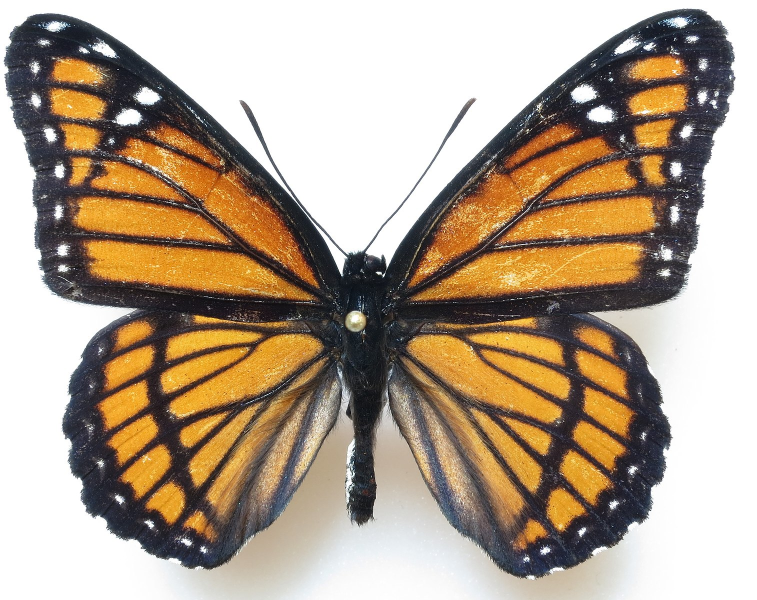
#> input picture image4labs/fly.jpg, 1514 x 1200 px, given in place of fly.png, which was not available (shown at 1/2 size)
$ jupyter execute --allow-errors lab21,11.ipynb
#> lines starting #> are read from the running program, lines starting #| are printed output that depends on the picture; pictures that were not available may be replaced by others from this repository, and a replacement may not be noted
[cell 1]
import numpy as np
import cv2 as cv
import matplotlib.pyplot as plt

img = cv.imread('10_home/fly.png', cv.IMREAD_GRAYSCALE)
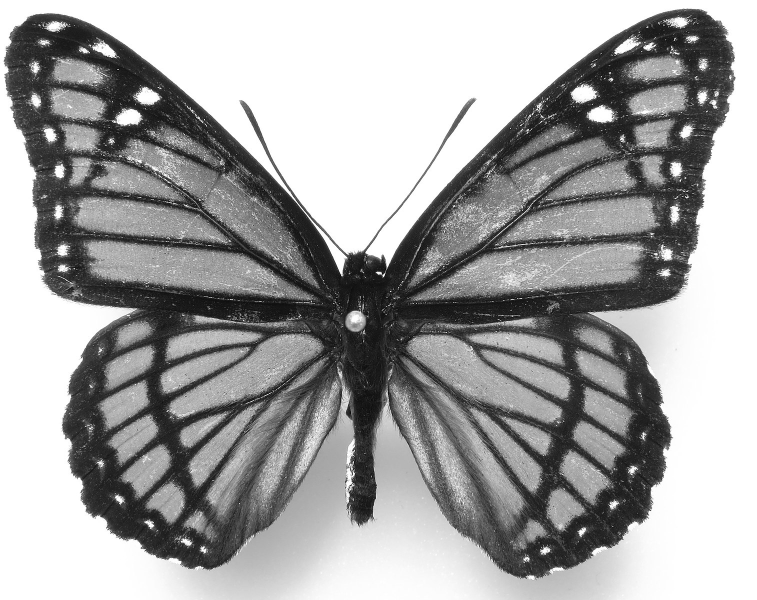
#> img: shape (1200, 1514) (shown at 1/2 size); min 0, max 255, mean 163.1
# surf = cv.xfeatures2d.SURF_create(400)
# kp, des = surf.detectAndCompute(img,None)
sift = cv.SIFT_create()
sift.setContrastThreshold(0.2)

keypoints, descriptors = sift.detectAndCompute(img, None)
#> keypoints = 283 keypoints; strongest (x, y, size): (295, 193, 24), (1220, 146, 2.3), (257, 235, 24.8), (1166, 187, 25.2)
print("Текущий порог контраста:", sift.getContrastThreshold())
print("keypoints:", len(keypoints))
#| keypoints: 283


sift.setContrastThreshold(0.4)
print("Новый порог контраста:", sift.getContrastThreshold())
keypoints, descriptors = sift.detectAndCompute(img, None)
#> keypoints = (); descriptors = None
print("keypoints:", len(keypoints))
#| keypoints: 0

for kp in keypoints:
    kp.size *= 6
#> this loop made 0 passes

img2 = cv.drawKeypoints(img, keypoints, None, (255, 0, 0), 4)
plt.imshow(img2)
plt.show()

for kp in keypoints:
    kp.angle = 270

img3 = cv.drawKeypoints(img, keypoints, None, (255, 0, 0), 4)
plt.imshow(img3)
plt.show()

#> (the rest of this cell did not finish here and is left out)

[cell 2]
import numpy as np
import cv2 as cv
from matplotlib import pyplot as plt
# `<opencv_root>/samples/data/blox.jpg`
img = cv.imread('simple.jpeg', cv.IMREAD_GRAYSCALE)
# Initiate FAST object with default values
fast = cv.FastFeatureDetector_create()
# find and draw the keypoints
kp = fast.detect(img, None)
#> kp = ()
#> (the rest of this cell did not finish here and is left out)


$ run again, with image4labs/messi.jpg copied over image4labs/fly.jpg
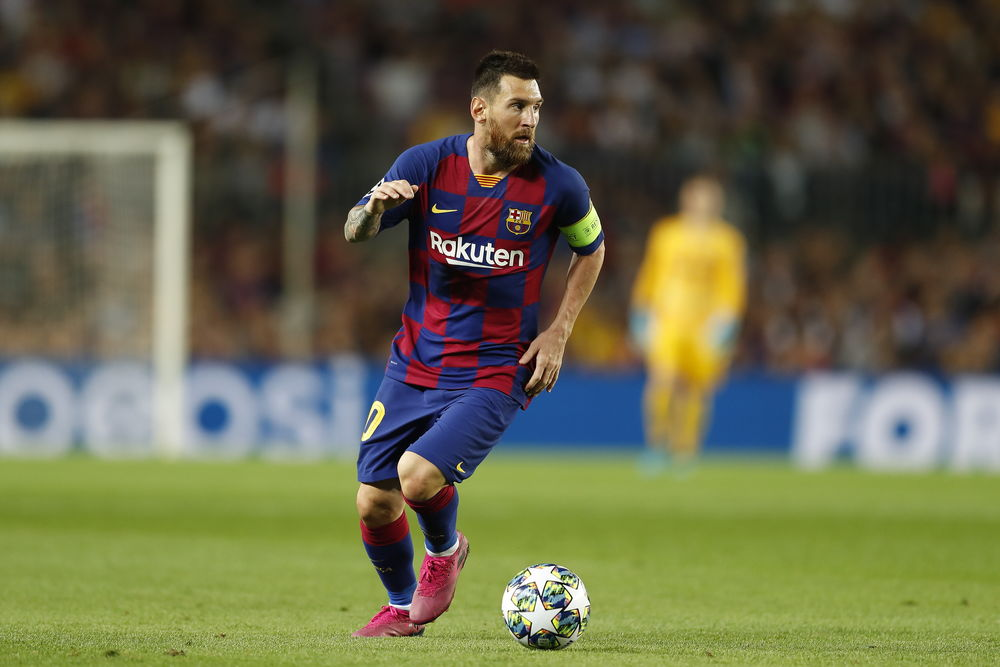
#> input picture image4labs/messi.jpg, 1000 x 667 px, given in place of fly.png, which was not available
#> `img = cv.imread('10_home/fly.png', cv.IMREAD_GRAYSCALE)`:
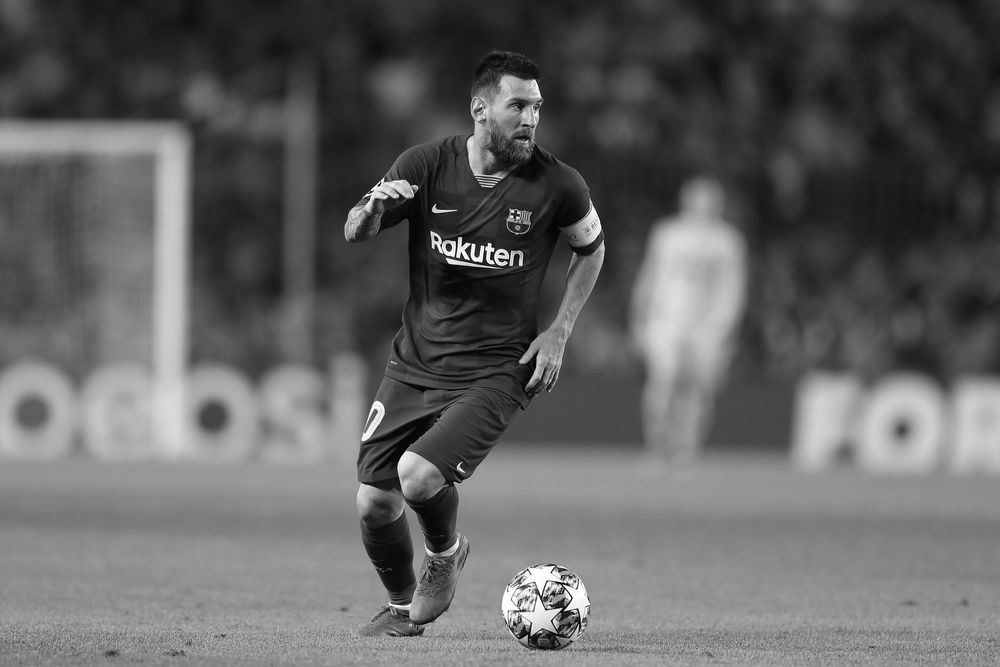
#> img: shape (667, 1000); min 0, max 255, mean 98
#> `keypoints, descriptors = sift.detectAndCompute(img, None)`: keypoints = 124 keypoints; strongest (x, y, size): (502, 254, 2.3), (436, 239, 2.7), (449, 247, 4.1), (473, 246, 2.8)
#| keypoints: 124
#> `keypoints, descriptors = sift.detectAndCompute(img, None)`: keypoints = (); descriptors = None
#| keypoints: 0
#> kp = ()
